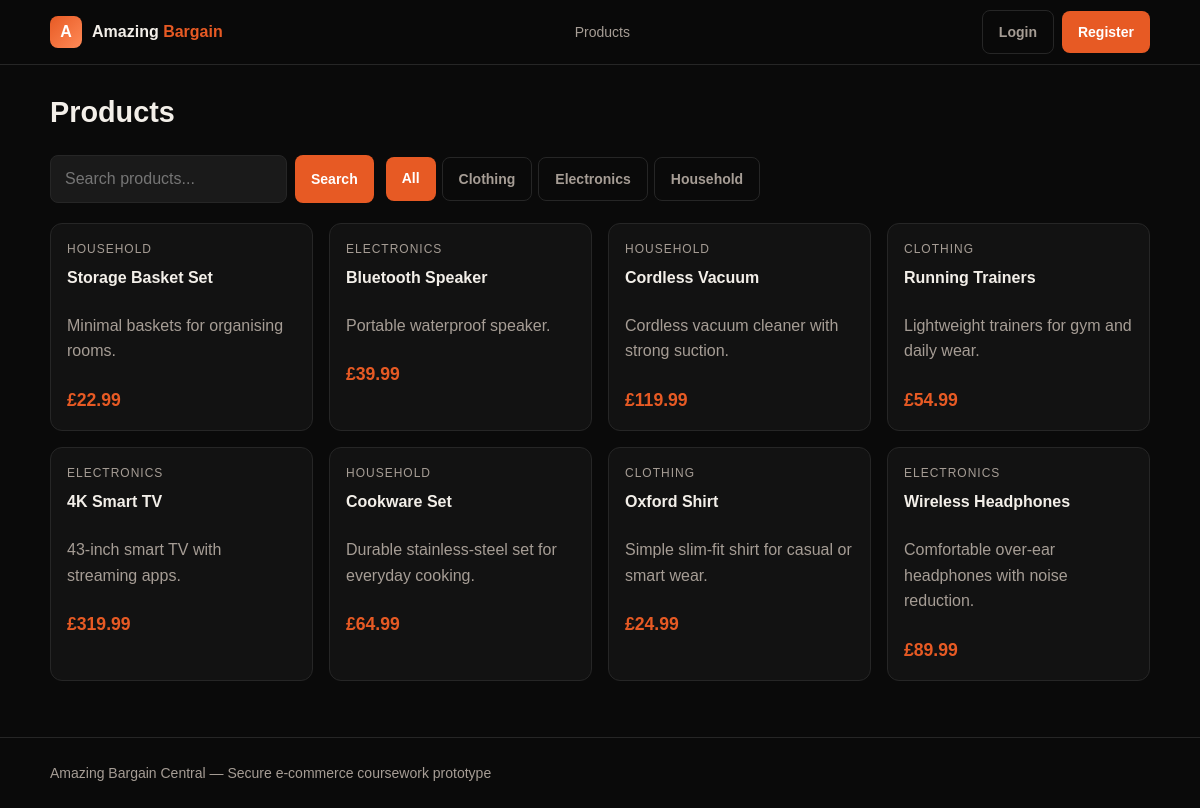
The page / on the database its author committed.
### tables this page shows
CREATE TABLE products (
        id INTEGER PRIMARY KEY AUTOINCREMENT,
        name TEXT NOT NULL,
        description TEXT NOT NULL,
        price REAL NOT NULL,
        category TEXT NOT NULL DEFAULT 'General',
        seller_id INTEGER,
        created_at TIMESTAMP DEFAULT CURRENT_TIMESTAMP,
        FOREIGN KEY (seller_id) REFERENCES users (id)
    );

### backend/app.py (the view)
@app.route("/", methods=["GET"])
def index():
    db = get_db()
    search = request.args.get("q", "").strip()
    category = request.args.get("category", "").strip()
    query = "SELECT * FROM products WHERE 1=1"
    params = []
    if search:
        query += " AND (name LIKE ? OR description LIKE ?)"
        params += [f"%{search}%", f"%{search}%"]
    if category:
        query += " AND category = ?"
        params.append(category)
    query += " ORDER BY id DESC"
    products = db.execute(query, params).fetchall()
    categories = db.execute(
        "SELECT DISTINCT category FROM products ORDER BY category"
    ).fetchall()
    return render_template(
        "index.html", products=products, categories=categories,
        search=search, current_category=category
    )

### backend/app.py (called while the page is built)
def get_db():
    if "db" not in g:
        g.db = sqlite3.connect(app.config["DATABASE"])
        g.db.row_factory = sqlite3.Row
        g.db.execute("PRAGMA foreign_keys = ON")
    return g.db

@app.before_request
def check_csrf():
    if request.method == "POST":
        token = session.get("_csrf_token")
        if not token or token != request.form.get("_csrf_token"):
            abort(403)

@app.before_request
def make_session_permanent():
    session.permanent = True

### frontend/templates/index.html (shortened to what this page needs)
{% extends "base.html" %}
{% block content %}
<section class="page-section">
    <h1>Products</h1>
    <div class="toolbar">
        <form method="get" action="{{ url_for('index') }}" class="search-form">
            <input type="text" name="q" value="{{ search }}" placeholder="Search products...">
            <button type="submit" class="btn btn-primary">Search</button>
        </form>
        <div class="filters">
            <a href="{{ url_for('index') }}"
               class="btn {% if not current_category %}btn-primary{% else %}btn-secondary{% endif %}">All</a>
            {% for cat in categories %}
            <a href="{{ url_for('index', category=cat.category) }}"
               class="btn {% if current_category == cat.category %}btn-primary{% else %}btn-secondary{% endif %}">
                {{ cat.category }}
            </a>
            {% endfor %}
        </div>
    </div>
    {% if products %}
    <div class="products-grid">
        {% for p in products %}
        <a href="{{ url_for('product_detail', product_id=p.id) }}" class="product-card">
            <div class="product-body">
                <div class="product-cat">{{ p.category }}</div>
                <h3 class="product-title">{{ p.name }}</h3>
                <p class="muted">{{ p.description[:80] }}{% if p.description|length > 80 %}...{% endif %}</p>
                <div class="price">&pound;{{ "%.2f"|format(p.price) }}</div>
            </div>
        </a>
        {% endfor %}
    </div>
    {% else %}
    <p class="muted">No products found.</p>
    {% endif %}
</section>
{% endblock %}

### frontend/templates/base.html (shortened to what this page needs)
<!DOCTYPE html>
<html lang="en">
<head>
    <link rel="stylesheet" href="{{ url_for('static', filename='style.css') }}">
</head>
<body>
    <header class="topbar">
        <div class="container nav">
            <a href="{{ url_for('index') }}" class="brand">
                <div class="brand-mark">A</div>
                <div>Amazing <span class="brand-accent">Bargain</span></div>
            </a>
            <nav class="nav-links">
                <a href="{{ url_for('index') }}">Products</a>
            </nav>
            <div class="nav-actions">
                {% if session.get('user_id') %}
                <a href="{{ url_for('account') }}" class="btn btn-secondary">{{ session.username }}</a>
                <form method="post" action="{{ url_for('logout') }}" class="inline-form nav-form">
                    <input type="hidden" name="_csrf_token" value="{{ csrf_token() }}">
                    <button type="submit" class="btn btn-secondary">Logout</button>
                </form>
                {% else %}
                <a href="{{ url_for('login') }}" class="btn btn-secondary">Login</a>
                <a href="{{ url_for('register') }}" class="btn btn-primary">Register</a>
                {% endif %}
            </div>
        </div>
    </header>
    <main>
        <div class="container">
            {% block content %}{% endblock %}
        </div>
    </main>
    <footer>
        <div class="container">
            <p class="muted">Amazing Bargain Central &mdash; Secure e-commerce coursework prototype</p>
        </div>
    </footer>
</body>
</html>

### frontend/static/style.css (style rules this page uses)
:root { --bg: #0a0a0a; --panel: #121212; --panel-2: #1a1a1a; --text: #f3efe9; --muted: #a69d95; --border: #262626; --primary: #e75a24; --primary-hover: #c94818; --success: #25b864; --danger: #e74c3c; --warning: #f0c54a; --radius: 12px; }
* { box-sizing: border-box; }
html { scroll-behavior: smooth; }
body { margin: 0; font-family: Arial, Helvetica, sans-serif; background: var(--bg); color: var(--text); line-height: 1.6; min-height: 100vh; display: flex; flex-direction: column; }
a { color: var(--primary); text-decoration: none; }
button, input, select, textarea { font: inherit; }
.container { width: min(1100px, calc(100% - 32px)); margin: 0 auto; }
.topbar { position: sticky; top: 0; z-index: 100; background: rgba(10, 10, 10, 0.95); backdrop-filter: blur(10px); border-bottom: 1px solid var(--border); }
.nav { min-height: 64px; display: flex; align-items: center; justify-content: space-between; gap: 16px; padding: 10px 0; flex-wrap: wrap; }
.brand { display: flex; align-items: center; gap: 10px; font-weight: 700; color: var(--text); text-decoration: none; }
.brand-mark { width: 32px; height: 32px; border-radius: 8px; background: linear-gradient(135deg, var(--primary), #ff8a57); display: grid; place-items: center; font-weight: 900; color: white; }
.brand-accent { color: var(--primary); }
.nav-links { display: flex; gap: 6px; }
.nav-links a { padding: 8px 14px; border-radius: 8px; color: var(--muted); text-decoration: none; font-size: 14px; transition: 0.2s; }
.nav-actions { display: flex; gap: 8px; align-items: center; }
.btn { display: inline-block; border: none; cursor: pointer; border-radius: 8px; padding: 10px 16px; font-size: 14px; font-weight: 600; text-decoration: none; transition: 0.2s; text-align: center; }
.btn-primary { background: var(--primary); color: white; }
.btn-secondary { background: transparent; color: var(--muted); border: 1px solid var(--border); }
main { flex: 1; padding: 24px 0; }
.page-section { margin-bottom: 32px; }
.page-section h1 { margin: 0 0 20px; font-size: 1.8rem; }
.toolbar { display: flex; flex-wrap: wrap; gap: 12px; margin-bottom: 20px; align-items: center; }
.search-form { display: flex; gap: 8px; }
.search-form input { background: var(--panel-2); border: 1px solid var(--border); color: var(--text); padding: 10px 14px; border-radius: 8px; outline: none; min-width: 220px; }
.filters { display: flex; gap: 6px; flex-wrap: wrap; }
.products-grid { display: grid; grid-template-columns: repeat(auto-fill, minmax(240px, 1fr)); gap: 16px; }
.product-card { background: var(--panel); border: 1px solid var(--border); border-radius: var(--radius); overflow: hidden; text-decoration: none; color: var(--text); transition: 0.2s; display: block; }
.product-body { padding: 16px; display: flex; flex-direction: column; gap: 6px; }
.product-cat { color: var(--muted); font-size: 12px; text-transform: uppercase; letter-spacing: 1px; }
.product-title { margin: 0; font-size: 1rem; }
.price { font-weight: 700; color: var(--primary); font-size: 1.1rem; }
.muted { color: var(--muted); }
footer { border-top: 1px solid var(--border); padding: 24px 0; margin-top: auto; }
footer p { margin: 0; font-size: 14px; }

### rows shown on the page
products: category "HOUSEHOLD", name "Storage Basket Set", description "Minimal baskets for organising rooms.", price "22.99"
products: category "ELECTRONICS", name "Bluetooth Speaker", description "Portable waterproof speaker.", price "39.99"
products: category "HOUSEHOLD", name "Cordless Vacuum", description "Cordless vacuum cleaner with strong suction.", price "119.99"
products: category "CLOTHING", name "Running Trainers", description "Lightweight trainers for gym and daily wear.", price "54.99"
products: category "ELECTRONICS", name "4K Smart TV", description "43-inch smart TV with streaming apps.", price "319.99"
products: category "HOUSEHOLD", name "Cookware Set", description "Durable stainless-steel set for everyday cooking.", price "64.99"
products: category "CLOTHING", name "Oxford Shirt", description "Simple slim-fit shirt for casual or smart wear.", price "24.99"
products: category "ELECTRONICS", name "Wireless Headphones", description "Comfortable over-ear headphones with noise reduction.", price "89.99"

### other values the page prints
{{ cat.category }} "Clothing" "Electronics" "Household"
